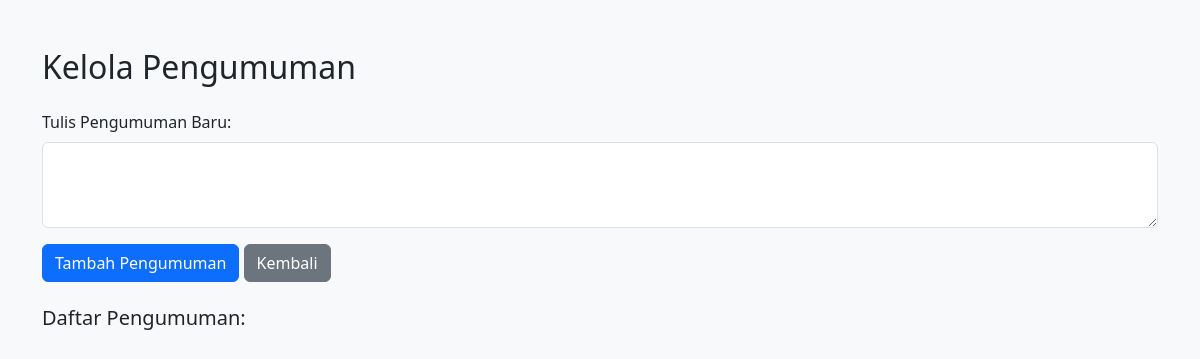
Page /admin/kelola_pengumuman.php (signed in) on the earlier database version.
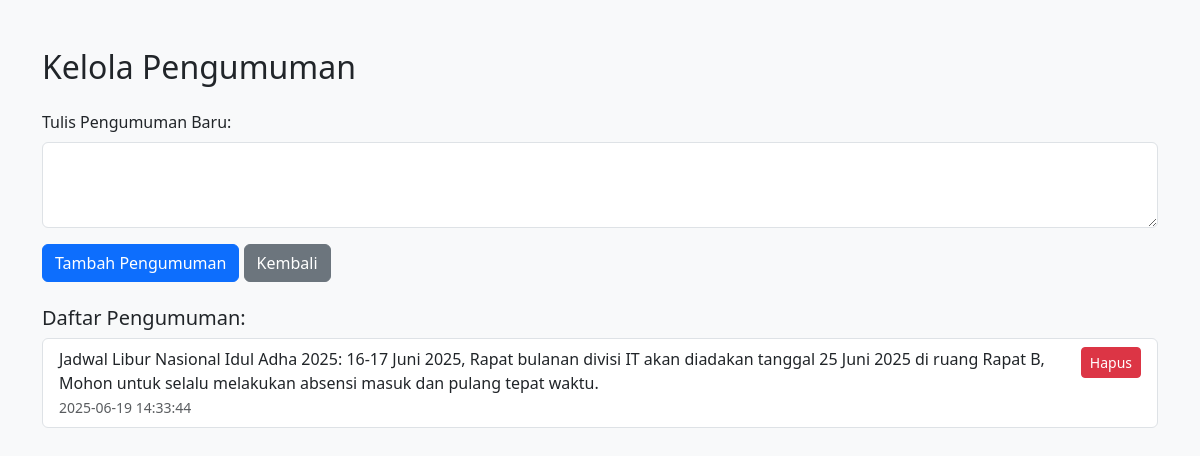
Same page on the later database version.
### tables this page shows
CREATE TABLE `pengumuman` (
  `id` int NOT NULL,
  `isi` text NOT NULL,
  `tanggal` timestamp NULL DEFAULT CURRENT_TIMESTAMP
);

### admin/kelola_pengumuman.php (the view, shortened to what this page needs)
<?php
require '../includes/config.php';
$pengumuman = [];
$result = $conn->query("SELECT * FROM pengumuman ORDER BY tanggal DESC");
if ($result && $result->num_rows > 0) {
    while ($row = $result->fetch_assoc()) {
        $pengumuman[] = $row;
    }
}
?>
<!DOCTYPE html>
<html lang="id">
<head>
    <link href="https://cdn.jsdelivr.net/npm/bootstrap@5.3.0/dist/css/bootstrap.min.css" rel="stylesheet">
</head>
<body class="bg-light">
<div class="container py-5">
    <h2 class="mb-4">Kelola Pengumuman</h2>
    <form method="post" class="mb-4">
        <div class="mb-3">
            <label for="isi_pengumuman" class="form-label">Tulis Pengumuman Baru:</label>
            <textarea class="form-control" id="isi_pengumuman" name="isi_pengumuman" rows="3" required></textarea>
        </div>
        <button type="submit" class="btn btn-primary">Tambah Pengumuman</button>
        <a href="dashboard.php" class="btn btn-secondary">Kembali</a>
    </form>
    <h5>Daftar Pengumuman:</h5>
    <ul class="list-group">
        <?php foreach ($pengumuman as $p): ?>
            <li class="list-group-item d-flex justify-content-between align-items-start">
                <div>
                    <?= htmlspecialchars($p['isi']) ?><br>
                    <small class="text-muted"><?= $p['tanggal'] ?></small>
                </div>
                <a href="?hapus=<?= $p['id'] ?>" class="btn btn-sm btn-danger" onclick="return confirm('Yakin hapus pengumuman ini?')">
                    Hapus
                </a>
            </li>
        <?php endforeach; ?>
    </ul>
</div>
</body>
</html>

Differences in the rows shown:
added pengumuman: isi "Jadwal Libur Nasional Idul Adha 2025: 16-17 Juni 2025, Rapat bulanan divisi IT akan diadakan tanggal 25 Juni 2025 di ruang Rapat B, Mohon untuk selalu melakukan absensi masuk dan pulang tepat waktu.", tanggal "2025-06-19 14:33:44"
